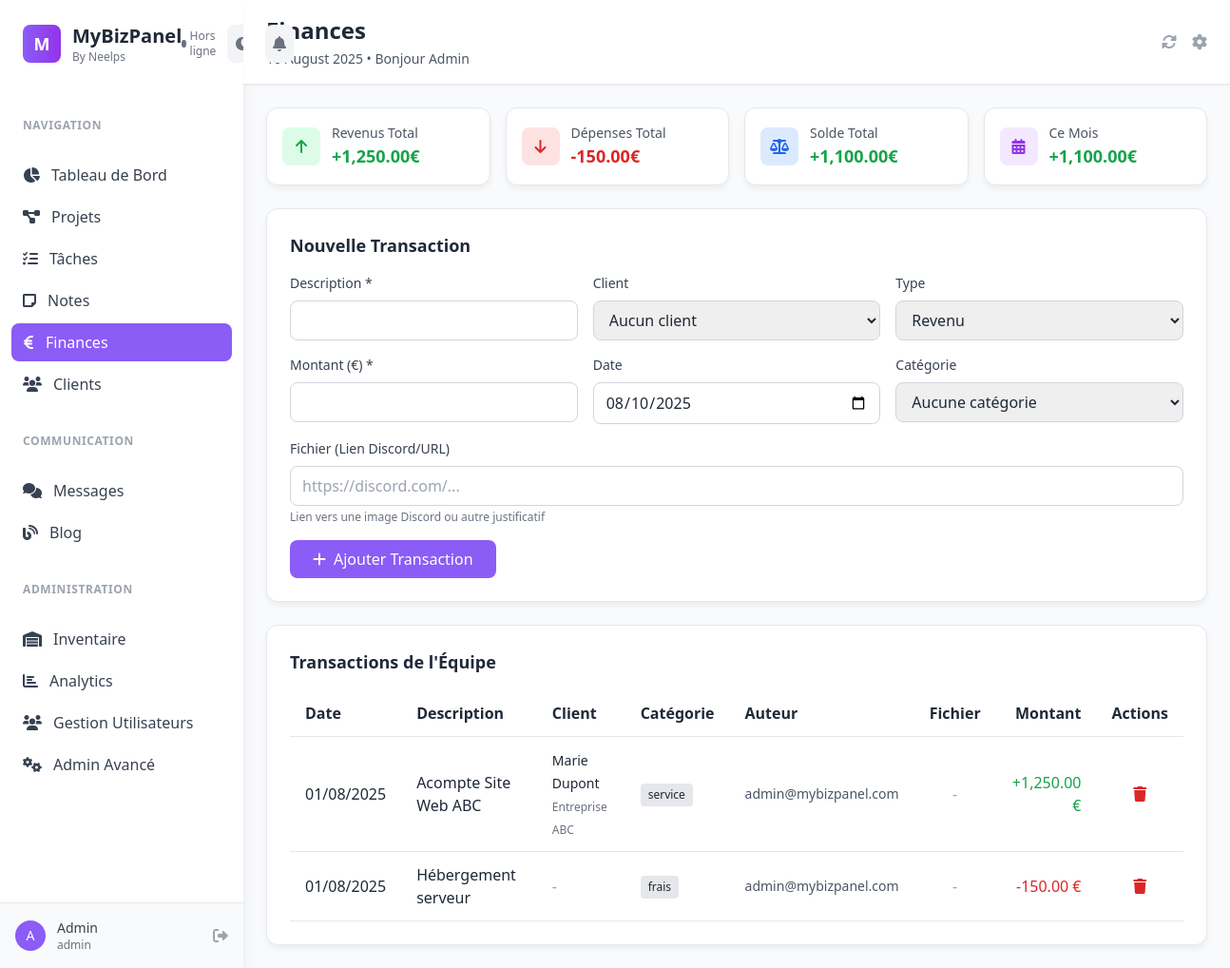
The app's page /?page=finances (signed in) with its own data.
### tables this page shows
CREATE TABLE transactions (
    id VARCHAR(50) PRIMARY KEY,
    type ENUM('income', 'expense') NOT NULL,
    amount DECIMAL(10,2) NOT NULL,
    description VARCHAR(255) NOT NULL,
    category VARCHAR(100),
    date DATE NOT NULL,
    attachment_url TEXT,
    client_id VARCHAR(50),
    user_id VARCHAR(50) NOT NULL,
    created_at TIMESTAMP DEFAULT CURRENT_TIMESTAMP,
    updated_at TIMESTAMP DEFAULT CURRENT_TIMESTAMP ON UPDATE CURRENT_TIMESTAMP,
    INDEX idx_user_id (user_id),
    INDEX idx_client_id (client_id),
    INDEX idx_type (type),
    INDEX idx_date (date),
    INDEX idx_category (category)
);

CREATE TABLE clients (
    id VARCHAR(50) PRIMARY KEY,
    name VARCHAR(255) NOT NULL,
    email VARCHAR(255) UNIQUE,
    phone VARCHAR(50),
    company VARCHAR(255),
    address TEXT,
    notes TEXT,
    user_id VARCHAR(50) NOT NULL,
    created_at TIMESTAMP DEFAULT CURRENT_TIMESTAMP,
    updated_at TIMESTAMP DEFAULT CURRENT_TIMESTAMP ON UPDATE CURRENT_TIMESTAMP,
    INDEX idx_user_id (user_id),
    INDEX idx_email (email)
);

CREATE TABLE users (
    id VARCHAR(50) PRIMARY KEY,
    email VARCHAR(255) UNIQUE NOT NULL,
    password VARCHAR(255) NOT NULL,
    first_name VARCHAR(100),
    last_name VARCHAR(100),
    role ENUM('admin', 'support', 'employee') DEFAULT 'employee',
    is_active BOOLEAN DEFAULT TRUE,
    created_at TIMESTAMP DEFAULT CURRENT_TIMESTAMP,
    updated_at TIMESTAMP DEFAULT CURRENT_TIMESTAMP ON UPDATE CURRENT_TIMESTAMP,
    INDEX idx_email (email),
    INDEX idx_role (role)
);

### config.php (called while the page is built, shortened)
<?php
function sanitizeOutput($value) {
    return htmlspecialchars($value ?? '', ENT_QUOTES, 'UTF-8');
}
?>

### pages/finances.php (the view, shortened to what this page needs)
<?php
try {
    $stmt = $pdo->prepare("
        SELECT t.*, u.email as author_email, c.name as client_name, c.company as client_company
        FROM transactions t
        LEFT JOIN users u ON t.user_id = u.id
        LEFT JOIN clients c ON t.client_id = c.id
        ORDER BY t.date DESC, t.created_at DESC
        LIMIT 100
    ");
    $stmt->execute();
    $transactions = $stmt->fetchAll();
} catch (Exception $e) {
    $transactions = [];
    $error = "Erreur de récupération : " . $e->getMessage();
}
$totalIncome = 0;
$totalExpense = 0;
$currentMonthIncome = 0;
$currentMonthExpense = 0;
$currentMonth = date('Y-m');
foreach ($transactions as $t) {
    if ($t['type'] === 'income') {
        $totalIncome += $t['amount'];
        if (date('Y-m', strtotime($t['date'])) === $currentMonth) {
            $currentMonthIncome += $t['amount'];
        }
    } else {
        $totalExpense += $t['amount'];
        if (date('Y-m', strtotime($t['date'])) === $currentMonth) {
            $currentMonthExpense += $t['amount'];
        }
    }
}
$balance = $totalIncome - $totalExpense;
$monthlyBalance = $currentMonthIncome - $currentMonthExpense;
?>
<div class="space-y-6">
    <div class="grid grid-cols-1 md:grid-cols-4 gap-4">
        <div class="card p-4">
            <div class="flex items-center">
                <div class="w-10 h-10 bg-green-100 rounded-lg flex items-center justify-center">
                    <i class="fas fa-arrow-up text-green-600"></i>
                </div>
                <div class="ml-3">
                    <p class="text-sm text-gray-600">Revenus Total</p>
                    <p class="text-lg font-bold text-green-600">+<?= number_format($totalIncome, 2) ?>€</p>
                </div>
            </div>
        </div>
        <div class="card p-4">
            <div class="flex items-center">
                <div class="w-10 h-10 bg-red-100 rounded-lg flex items-center justify-center">
                    <i class="fas fa-arrow-down text-red-600"></i>
                </div>
                <div class="ml-3">
                    <p class="text-sm text-gray-600">Dépenses Total</p>
                    <p class="text-lg font-bold text-red-600">-<?= number_format($totalExpense, 2) ?>€</p>
                </div>
            </div>
        </div>
        <div class="card p-4">
            <div class="flex items-center">
                <div class="w-10 h-10 bg-blue-100 rounded-lg flex items-center justify-center">
                    <i class="fas fa-balance-scale text-blue-600"></i>
                </div>
                <div class="ml-3">
                    <p class="text-sm text-gray-600">Solde Total</p>
                    <p class="text-lg font-bold <?= $balance >= 0 ? 'text-green-600' : 'text-red-600' ?>">
                        <?= ($balance >= 0 ? '+' : '') . number_format($balance, 2) ?>€
                    </p>
                </div>
            </div>
        </div>
        <div class="card p-4">
            <div class="flex items-center">
                <div class="w-10 h-10 bg-purple-100 rounded-lg flex items-center justify-center">
                    <i class="fas fa-calendar-alt text-purple-600"></i>
                </div>
                <div class="ml-3">
                    <p class="text-sm text-gray-600">Ce Mois</p>
                    <p class="text-lg font-bold <?= $monthlyBalance >= 0 ? 'text-green-600' : 'text-red-600' ?>">
                        <?= ($monthlyBalance >= 0 ? '+' : '') . number_format($monthlyBalance, 2) ?>€
                    </p>
                </div>
            </div>
        </div>
    </div>
    <div class="card p-6">
        <h3 class="text-lg font-semibold mb-4">Nouvelle Transaction</h3>
        <form method="POST" class="space-y-4">
            <div class="grid grid-cols-1 md:grid-cols-3 gap-4">
                <div>
                    <label class="block text-sm font-medium text-gray-700 mb-2">Description *</label>
                    <input type="text" name="description" required class="w-full px-3 py-2 border border-gray-300 rounded-lg focus:ring-2 focus:ring-violet-500">
                </div>
                <div>
                    <label class="block text-sm font-medium text-gray-700 mb-2">Client</label>
                    <select name="client_id" class="w-full px-3 py-2 border border-gray-300 rounded-lg focus:ring-2 focus:ring-violet-500">
                        <option value="">Aucun client</option>
                    </select>
                </div>
                <div>
                    <label class="block text-sm font-medium text-gray-700 mb-2">Type</label>
                    <select name="type" class="w-full px-3 py-2 border border-gray-300 rounded-lg focus:ring-2 focus:ring-violet-500">
                        <option value="income">Revenu</option>
                    </select>
                </div>
                <div>
                    <label class="block text-sm font-medium text-gray-700 mb-2">Montant (€) *</label>
                    <input type="number" step="0.01" name="amount" required class="w-full px-3 py-2 border border-gray-300 rounded-lg focus:ring-2 focus:ring-violet-500">
                </div>
                <div>
                    <label class="block text-sm font-medium text-gray-700 mb-2">Date</label>
                    <input type="date" name="date" class="w-full px-3 py-2 border border-gray-300 rounded-lg focus:ring-2 focus:ring-violet-500"
                           value="<?= date('Y-m-d') ?>">
                </div>
                <div>
                    <label class="block text-sm font-medium text-gray-700 mb-2">Catégorie</label>
                    <select name="category" class="w-full px-3 py-2 border border-gray-300 rounded-lg focus:ring-2 focus:ring-violet-500">
                        <option value="">Aucune catégorie</option>
                    </select>
                </div>
                <div class="md:col-span-3">
                    <label class="block text-sm font-medium text-gray-700 mb-2">Fichier (Lien Discord/URL)</label>
                    <input type="url" name="attachment_url" class="w-full px-3 py-2 border border-gray-300 rounded-lg focus:ring-2 focus:ring-violet-500"
                           placeholder="https://discord.com/...">
                    <p class="text-xs text-gray-500 mt-1">Lien vers une image Discord ou autre justificatif</p>
                </div>
            </div>
            <div>
                <button type="submit" class="btn-primary px-6 py-2 rounded-lg">
                    <i class="fas fa-plus mr-2"></i>Ajouter Transaction
                </button>
            </div>
        </form>
    </div>
    <div class="card p-6">
        <h3 class="text-lg font-semibold mb-4">Transactions de l'Équipe</h3>
        <?php if (empty($transactions)): ?>
        <div class="text-center py-8 text-gray-500">
            <i class="fas fa-receipt text-4xl mb-4"></i>
            <p>Aucune transaction trouvée</p>
            <p class="text-sm">Commencez par ajouter votre première transaction</p>
        </div>
        <?php else: ?>
        <div class="overflow-x-auto">
            <table class="w-full">
                <thead>
                    <tr class="border-b">
                        <th class="text-left py-3 px-4">Date</th>
                        <th class="text-left py-3 px-4">Description</th>
                        <th class="text-left py-3 px-4">Client</th>
                        <th class="text-left py-3 px-4">Catégorie</th>
                        <th class="text-left py-3 px-4">Auteur</th>
                        <th class="text-center py-3 px-4">Fichier</th>
                        <th class="text-right py-3 px-4">Montant</th>
                        <th class="text-center py-3 px-4">Actions</th>
                    </tr>
                </thead>
                <tbody>
                    <?php foreach ($transactions as $transaction): ?>
                    <tr class="border-b hover:bg-gray-50">
                        <td class="py-3 px-4"><?= date('d/m/Y', strtotime($transaction['date'])) ?></td>
                        <td class="py-3 px-4 font-medium"><?= sanitizeOutput($transaction['description']) ?></td>
                        <td class="py-3 px-4">
                            <?php if ($transaction['client_name']): ?>
                                <span class="text-sm"><?= sanitizeOutput($transaction['client_name']) ?></span>
                                <?php if ($transaction['client_company']): ?>
                                <br><span class="text-xs text-gray-500"><?= sanitizeOutput($transaction['client_company']) ?></span>
                                <?php endif; ?>
                            <?php else: ?>
                                <span class="text-gray-400">-</span>
                            <?php endif; ?>
                        </td>
                        <td class="py-3 px-4">
                            <?php if ($transaction['category']): ?>
                            <span class="inline-block bg-gray-200 text-gray-800 text-xs px-2 py-1 rounded">
                                <?= sanitizeOutput($transaction['category']) ?>
                            </span>
                            <?php else: ?>
                            <span class="text-gray-400">-</span>
                            <?php endif; ?>
                        </td>
                        <td class="py-3 px-4 text-sm text-gray-600">
                            <?= sanitizeOutput($transaction['author_email']) ?>
                        </td>
                        <td class="py-3 px-4 text-center">
                            <?php if (!empty($transaction['attachment_url'])): ?>
                            <a href="<?= sanitizeOutput($transaction['attachment_url']) ?>" target="_blank"
                               class="text-blue-600 hover:text-blue-800" title="Voir le fichier">
                                <i class="fas fa-paperclip"></i>
                            </a>
                            <?php else: ?>
                            <span class="text-gray-400">-</span>
                            <?php endif; ?>
                        </td>
                        <td class="py-3 px-4 text-right font-medium <?= $transaction['type'] === 'income' ? 'text-green-600' : 'text-red-600' ?>">
                            <?= ($transaction['type'] === 'income' ? '+' : '-') . number_format($transaction['amount'], 2) ?> €
                        </td>
                        <td class="py-3 px-4 text-center">
                            <form method="POST" style="display: inline;" onsubmit="return confirmDelete('Supprimer cette transaction ?')">
                                <button type="submit" class="text-red-600 hover:text-red-800">
                                    <i class="fas fa-trash"></i>
                                </button>
                            </form>
                        </td>
                    </tr>
                    <?php endforeach; ?>
                </tbody>
            </table>
        </div>
        <?php endif; ?>
    </div>
</div>

### index.php (style rules this page uses)
:root { --primary: #8b5cf6; --primary-dark: #7c3aed; --secondary: #f3f4f6; --accent: #fbbf24; }
.btn-primary { background-color: var(--primary); color: white; transition: all 0.3s ease; }
body { background-color: #f8fafc; color: #1f2937; }
.card { background: white; border-radius: 12px; box-shadow: 0 4px 6px rgba(0, 0, 0, 0.05); border: 1px solid #e5e7eb; }

### records on screen
transactions: date "01/08/2025", description "Acompte Site Web ABC", client.name "Marie Dupont", client.company "Entreprise ABC", category "service", user.email "admin@mybizpanel.com", amount "1,250.00"
transactions: date "01/08/2025", description "Hébergement serveur", category "frais", user.email "admin@mybizpanel.com", amount "150.00"

### other values on screen
substr($_SESSION['first_name'] ?? 'U', 0, 1) "A"
sanitizeOutput($_SESSION['first_name'] ?? 'Utilisateur') "Admin"
sanitizeOutput($_SESSION['role'] ?? 'employee') "admin"
$pageTitles[$currentPage] "Finances"
$totalIncome "1,250.00"
$totalExpense "150.00"
$balance "1,100.00"
$monthlyBalance "1,100.00"
